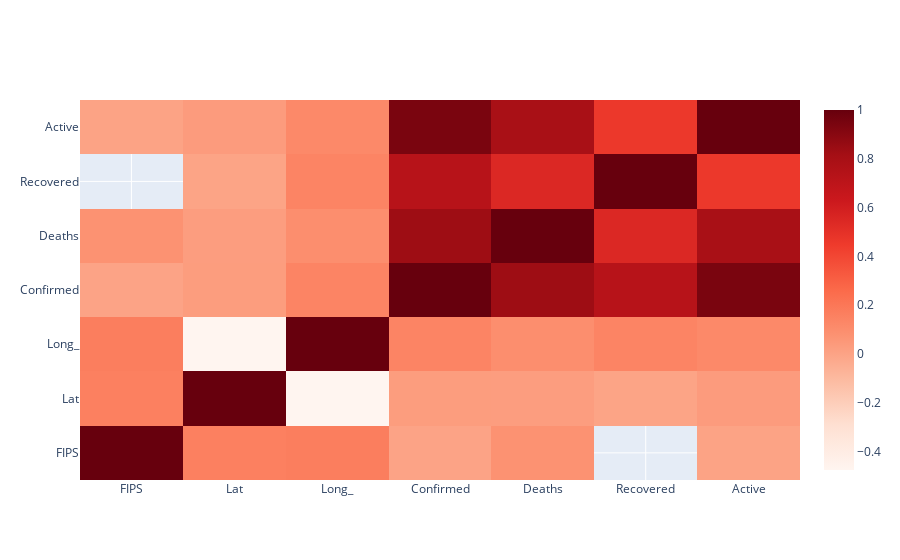

Notebook code cell kept with this figure:
### Code cell
import plotly.graph_objects as go

fig = go.Figure()
fig.add_trace(
    go.Heatmap(
        x=doc2.index,
        y=doc2.columns,
        z=doc2,
        colorscale='Reds'
    )
)
fig.show()

### Figure 1 — Plotly figure (JSON) as saved in the notebook; plotly's stock layout.template omitted (floating-point values rounded to 4 significant figures)
{"data": [{"colorscale": [[0, "rgb(255,245,240)"], [0.125, "rgb(254,224,210)"], [0.25, "rgb(252,187,161)"], [0.375, "rgb(252,146,114)"], [0.5, "rgb(251,106,74)"], [0.625, "rgb(239,59,44)"], [0.75, "rgb(203,24,29)"], [0.875, "rgb(165,15,21)"], [1, "rgb(103,0,13)"]], "type": "heatmap", "x": ["FIPS", "Lat", "Long_", "Confirmed", "Deaths", "Recovered", "Active"], "y": ["FIPS", "Lat", "Long_", "Confirmed", "Deaths", "Recovered", "Active"], "z": [[1, 0.1607, 0.1715, -0.0005036, 0.07647, null, 0.002718], [0.1607, 1, -0.4764, 0.02939, 0.02631, -0.002781, 0.03563], [0.1715, -0.4764, 1, 0.1411, 0.09692, 0.1419, 0.1197], [-0.0005036, 0.02939, 0.1411, 1, 0.8372, 0.7273, 0.9425], [0.07647, 0.02631, 0.09692, 0.8372, 1, 0.5469, 0.7965], [null, -0.002781, 0.1419, 0.7273, 0.5469, 1, 0.4625], [0.002718, 0.03563, 0.1197, 0.9425, 0.7965, 0.4625, 1]]}], "layout": {"autosize": true, "xaxis": {"autorange": true, "range": [-0.5, 6.5], "type": "category"}, "yaxis": {"autorange": true, "range": [-0.5, 6.5], "type": "category"}}}
